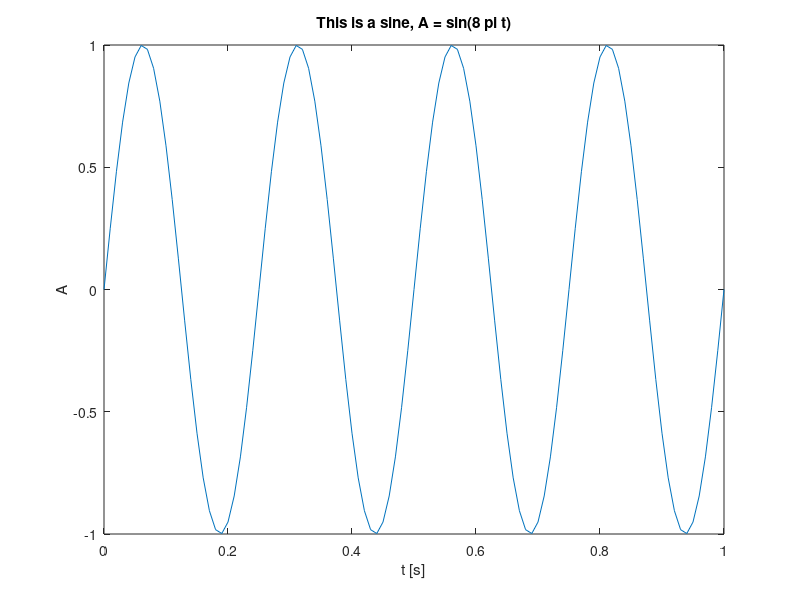
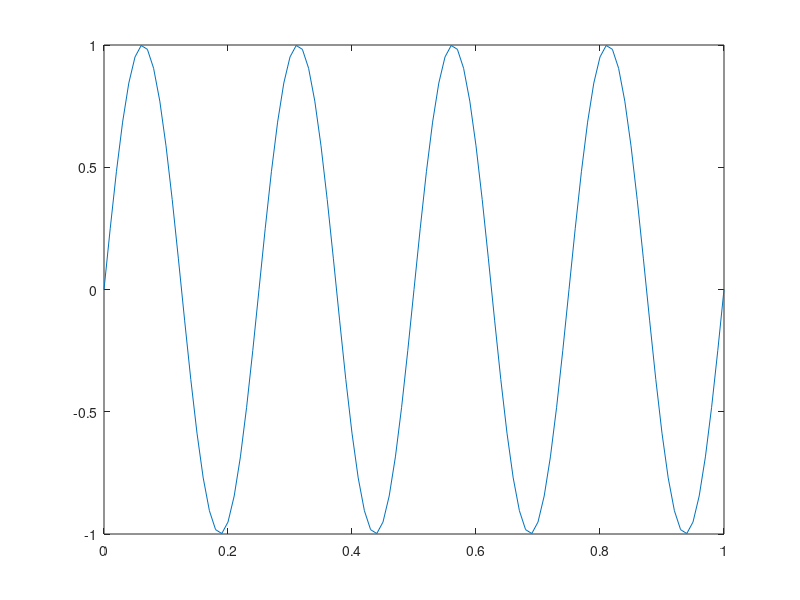

Write MATLAB code to recreate these figures, in order. (Note: this script raises an error after producing the figures.)
%% How one normally plots
t = 0:.01:1;
y = sin(8*pi*t);
plot(t, y);
xlabel('t [s]');
ylabel('A');
title('This is a sine, A = sin(8 pi t)');

%% Using plot_settings_font.m
hFig = figure;
hAx = axes;
plot(hAx, t, y);

x_label = '$t$ [s]'; % allows for latex formatting
y_label = '$A$';
title_label = 'This is a sine, $A = \mathrm{sin}(8 \pi t)$';
xlim = [0 1];
ylim = [-1 1];
xtick = xlim(1):0.2:xlim(2); % Easily change ticks
ytick = ylim(1):0.2:ylim(2);
fontsize = 16;
xgrid = 'on';
ygrid = 'on';
ax_equal = 0; % sometimes nice to have axis equal, not now
clr_bar = 0; % in this case there is no colorbar
clr_bar_title = []; % so the title is empty as well
save_images = 0; % we do not save
filepath = []; % empty, because we do not save

plot_settings_font(hAx, ...
                   x_label, y_label, title_label, ...
                   xlim, ylim, xtick, ytick, fontsize, ...
                   xgrid, ygrid, ax_equal, clr_bar, clr_bar_title,...
                   save_images, filepath)

%% Using plot_settings_font.m with colorbar and create paper-ready figures
x_range = -3:.05:3; % Create 2d airy function as an example
y_range = -3:.05:3;
[X, Y] = meshgrid(x_range, y_range);
Air = airy(sqrt(X.^2+Y.^2));
Air = Air/max(Air(:)); % normalize airy function

save_images = 1;
filepath = ['.\airy']; % let's save in current path indicated by .\

figure;
hAx = imagesc(x_range, y_range, Air);
plot_settings_font(gca, '$x$', '$y$', 'Airy disc', [-3 3], [-3 3], ...
                   -3:1:3, -3:1:3, 14, 'off', 'off', 1, [1 0 1], ...
                   'Ai($r$)', save_images, filepath);
% This saves 3 files: A matlab figure .fig, an easily viewable .png and
% a paper-ready .eps. We included the other parameters in one go this time.

